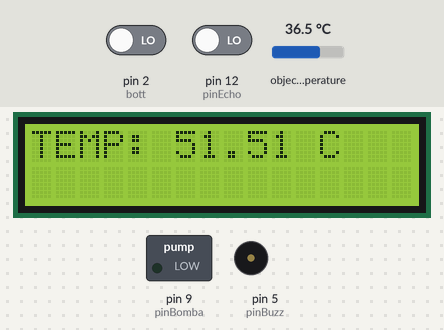
Recording of a sketch running on a simulated Arduino Uno, built with avr-gcc and run on an emulated ATmega328P. On the bench: 16×2 character LCD, switched loads named in the sketch (green lamp = pin HIGH), buzzer (waves = sounding, pin HIGH). The test bench sets the inputs (shaded band); at power-on: object temperature 36.5 °C, pin 2 (bott) LOW, pin 12 (pinEcho) LOW. Pins used as bus, display or sensor lines are not drawn; what the sketch prints to the serial monitor is not drawn.

Above: at 1.2 s.
1.3 s: object temperature set to 20 °C
At 6.9 s:
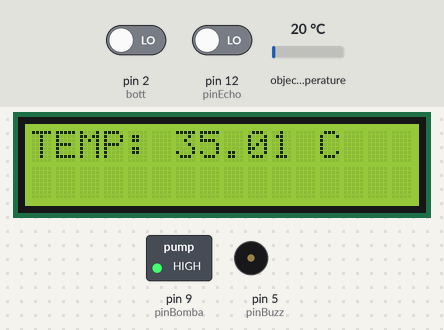
8.0 s: object temperature set to 26 °C
At 13.1 s:
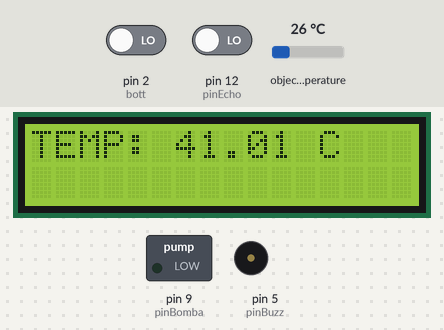
13.2 s: object temperature set to 32 °C
At 18.2 s:
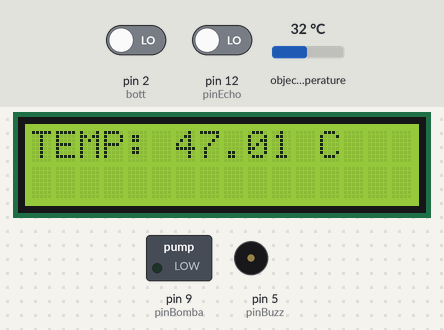
18.4 s: pin 2 (bott) driven HIGH and pin 12 (pinEcho) driven HIGH
At 24.9 s:
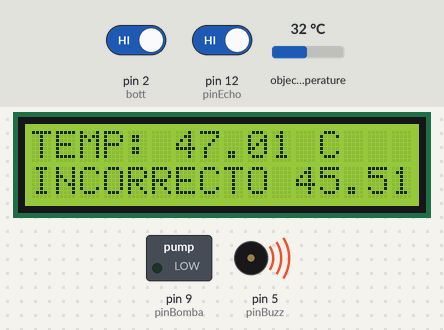
27.5 s: pin 2 (bott) driven LOW
At 33.6 s:
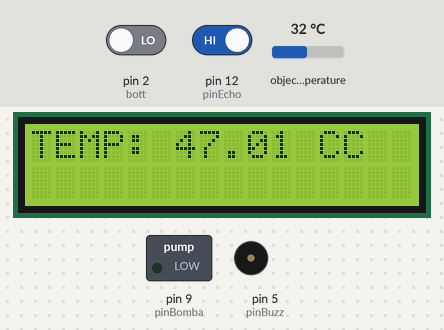
38.6 s: pin 2 (bott) driven HIGH
At 45.0 s:
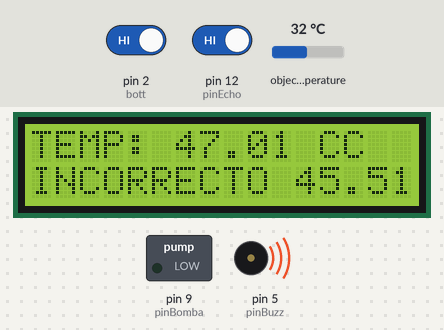
Timing chart, 0 to 47.9 s (numbered marks = the images above; inputs shaded):
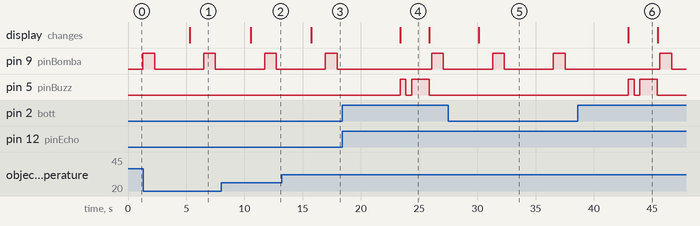

The sketch:

sensorTemperatura.ino
```cpp
#include <Wire.h>
#include <Adafruit_MLX90614.h>
Adafruit_MLX90614 termometroIR = Adafruit_MLX90614();
#include <LiquidCrystal_I2C.h>
LiquidCrystal_I2C lcd(0x27, 16, 2);

const int pinTrigger = 11;
const int pinEcho = 12;
const int pinBomba = 9;
const int pinBuzz = 5;
const int bott = 2;
int medir = 0;

void setup() {

  // Iniciar comunicación serie
  Serial.begin(9600);

  // Iniciar termómetro infrarrojo con Arduino
  termometroIR.begin();
  // Inicializar el LCD
  lcd.init();
  // Encender la luz de fondo.
  lcd.backlight();

  pinMode(pinTrigger, OUTPUT);
  pinMode(pinEcho, INPUT);
  digitalWrite(pinTrigger, LOW);

  pinMode(pinBomba, OUTPUT);
  pinMode(pinBuzz, OUTPUT);
  pinMode(bott, INPUT);


}

void loop() {

  Serial.println(digitalRead(bott));
  float temperaturaObjeto = termometroIR.readObjectTempC() + 15;

  lcd.setCursor(0, 0);
  lcd.print("TEMP: ");
  lcd.print(temperaturaObjeto);
  lcd.print(" C");
  delay(200);

  unsigned long t;
  float d;
  digitalWrite(pinTrigger, HIGH);
  delay(5);
  digitalWrite(pinTrigger, LOW);
  t = pulseIn(pinEcho, HIGH);
  d = t * 0.000001 * 34300.0 / 2.0;

  if (digitalRead(bott) == 1) {
    medir = 1;
    delay(100);
  }
  if (medir == 1) {
    delay(1000);
    float temperaturaObjeto1 = termometroIR.readObjectTempC() + 14;
    delay(20);
    float temperaturaObjeto2 = termometroIR.readObjectTempC() + 14;
    delay(20);
    float temperaturaObjeto3 = termometroIR.readObjectTempC() + 14;
    delay(20);
    float temperaturaObjeto4 = termometroIR.readObjectTempC() + 12;
    delay(20);
    float tempfin((temperaturaObjeto1 + temperaturaObjeto2 + temperaturaObjeto3 + temperaturaObjeto4) / 4);

    if (tempfin >= 34 && tempfin <= 37.5) {
      lcd.setCursor(0, 1);
      lcd.print("CORRECTO ");
      lcd.print(tempfin);
      digitalWrite(pinBuzz, HIGH);
      delay(1500);
      digitalWrite(pinBuzz, LOW);
    } else {
      lcd.setCursor(0, 1);
      lcd.print("INCORRECTO ");
      lcd.print(tempfin);
      digitalWrite(pinBuzz, HIGH);
      delay(500);
      digitalWrite(pinBuzz, LOW);
      delay(500);
      digitalWrite(pinBuzz, HIGH);
      delay(1500);
      digitalWrite(pinBuzz, LOW);
    }
    medir = 0;
    lcd.clear();
    lcd.setCursor(0, 0);
    lcd.print("TEMP: ");
    lcd.print(temperaturaObjeto);
    lcd.println("ºC");
    delay(200);
  }
  Serial.print("distancia ");
  Serial.println(d);

  if (d < 8) {
    digitalWrite(pinBomba, HIGH);
    delay(1000);
    digitalWrite(pinBomba, LOW);
    delay(3000);
  }
}
```

Measured:
- after the input at 1.3 s, the display: changes after 4.0 s (image 1)
- after the input at 8.0 s, the display: changes after 2.5 s (image 2)
- after the input at 13.2 s, the display: changes after 2.5 s (image 3)
- after the input at 18.4 s, pin 5 (pinBuzz): LOW → HIGH after 5.0 s, → LOW 0.50 s later, → HIGH 0.50 s later, → LOW 1.5 s later; the display: changes after 5.0 s (image 4)
- after the input at 27.5 s, pin 5 (pinBuzz): stays LOW (without the input it goes to HIGH after 5.0 s)
- after the input at 38.6 s, pin 5 (pinBuzz): LOW → HIGH after 4.3 s, → LOW 0.50 s later, → HIGH 0.50 s later, → LOW 1.5 s later; the display: changes after 4.3 s (image 6)
- by itself, pin 9 (pinBomba): alternates HIGH for 1.0 s and LOW for 4.2 s
